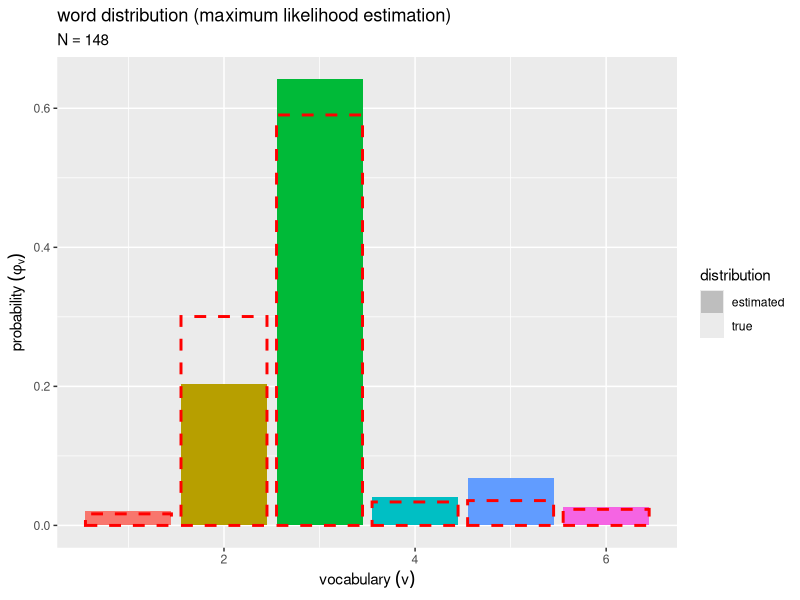

Reproduce this figure in R. (Note: this script raises an error after producing the figure.)

# chapter 2.3
# ユニグラムモデル

# 最尤推定 --------------------------------------------------------------------

# 利用パッケージ
library(tidyverse)
library(MCMCpack)
library(gganimate)

# パッケージ名の省略用
library(ggplot2)


# 文書データの簡易生成 --------------------------------------------------------------

### ・真のパラメータの設定 -----

# 文書数を指定
D <- 10

# 語彙数を指定
V <- 6

# 単語分布のハイパーパラメータを指定
true_beta   <- 1
true_beta_v <- rep(true_beta, times = V)

# 単語分布のパラメータを生成
#true_phi_v <- rep(1/V, times = V) # 一様パラメータの場合
true_phi_v <- MCMCpack::rdirichlet(n = 1, alpha = true_beta_v) |> # 多様パラメータの場合
  as.vector()


### ・文書データの生成 -----

# 各文書の単語数を生成
N_d <- sample(x = 10:20, size = D) # 下限・上限を指定

# 文書データを生成
N_dv <- matrix(NA, nrow = D, ncol = V)
for(d in 1:D) { 
  
  # 各語彙の出現回数を生成
  N_dv[d, ] <- rmultinom(n = 1, size = N_d[d], prob = true_phi_v) |> # (多項乱数)
    as.vector()
  
  # 途中経過を表示
  print(paste0("document: ", d, ", words: ", N_d[d]))
}


# パラメータの推定 ----------------------------------------------------------------

### ・データの集計 -----

# 文書数を取得
D <- nrow(N_dv)

# 語彙数を取得
V <- ncol(N_dv)

# 全文書の単語数を取得
N <- sum(N_dv)

# 各文書の単語数を取得
N_d <- rowSums(N_dv)

# 各語彙の出現回数を取得
N_v <- colSums(N_dv)


### ・最尤推定 -----

# 単語分布のパラメータを計算:式(2.4)
phi_v <- N_v / N


# 推定結果の可視化 ----------------------------------------------------------------

### ・分布の作図 -----

# 推定した単語分布を格納
phi_df <- tibble::tibble(
  v    = 1:V, 
  prob = phi_v
)

# 真の単語分布を格納
true_phi_df <- tibble::tibble(
  v    = 1:V, 
  prob = true_phi_v
)

# ラベル用の文字列を作成
param_label <- paste0(
  "N == ", N
)

# 凡例用の設定を格納
linetype_lt <- list(
  fill  = c("gray", NA), 
  color = c(NA, "red")
)

# 単語分布を作図
ggplot() + 
  geom_bar(data = phi_df, 
           mapping = aes(x = v, y = prob, fill = factor(v), linetype = "estimated"), 
           stat = "identity") + # 推定した分布
  geom_bar(data = true_phi_df, 
           mapping = aes(x = v, y = prob, linetype = "true"), 
           stat = "identity", show.legend = FALSE, 
           fill = NA, color = "red", linewidth = 1) + # 真の分布
  scale_linetype_manual(breaks = c("estimated", "true"), 
                        values = c("solid", "dashed"), 
                        labels = c("estimated", "true"), 
                        name = "distribution") + # 凡例の表示用
  guides(fill = "none", 
         linetype = guide_legend(override.aes = linetype_lt)) + # 凡例の体裁
  labs(title = "word distribution (maximum likelihood estimation)", 
       subtitle = parse(text = param_label), 
       x = expression(vocabulary ~ (v)), 
       y = expression(probability ~ (phi[v])))


# 推定への影響の可視化 --------------------------------------------------------------

### ・データ数の影響 -----

# 文書ごとに単語集合を作成
w_lt <- list() # リストを初期化
for(d in 1:D) {
  
  # 語彙の出現フラグを作成
  flag_vec <- N_dv[d, ] > 0
  
  # 語彙番号を作成
  v_vec <- mapply(
    FUN = \(v, n) {rep(v, times = n)}, 
    (1:V)[flag_vec], 
    N_dv[d, flag_vec]
  ) |> 
    unlist()
  
  # 語彙番号を割当
  w_n <- sample(x = v_vec, size = N_d[d], replace = FALSE) # 単語集合
  
  # 単語集合を格納
  w_lt[[d]] <- w_n
}


# 語彙番号を取得
w_i <- w_lt |> 
  unlist()

# 語彙頻度を集計
anim_phi_df <- tidyr::expand_grid(
  i = 0:N, # データ番号
  v = 1:V  # 語彙番号
) |> # 全ての組み合わせを作成
  dplyr::left_join(
    tibble::tibble(
      i = 0:N,        # データ番号
      v = c(NA, w_i), # 語彙番号
      freq = 1 # 語彙頻度の集計用
    ), 
    by = c("i", "v")
  ) |> # サンプルを結合
  dplyr::mutate(
    freq = freq |> 
      tidyr::replace_na(replace = 0) |> # 未観測を頻度0に置換
      cumsum(), # 語彙頻度を集計
    .by = v
  ) |> 
  dplyr::mutate(
    prob  = freq / i # 確率
  )

# サンプルを格納
anim_w_df <- tibble::tibble(
  i = 0:N,        # データ番号
  v = c(NA, w_i), # 語彙番号
  KL = anim_phi_df |> 
    dplyr::reframe(
      KL = sum(true_phi_v * (log(true_phi_v) - log(prob))),  .by = i # 真のパラメータとのKL情報量を計算
    ) |> 
    dplyr::pull(KL), 
  label = paste0(
    "list(", 
    "N == ", i, ", ", 
    "KL(list(phi[truth], phi[ML])) == ", round(KL, digits = 5), 
    ")"
  )
)


# 単語分布の推移のアニメーションを作図
anim <- ggplot() + 
  geom_bar(data = anim_phi_df, 
           mapping = aes(x = v, y = prob, fill = factor(v), linetype = "estimated"), 
           stat = "identity") + # 推定した分布
  geom_bar(data = true_phi_df, 
           mapping = aes(x = v, y = prob, linetype = "true"), 
           stat = "identity", show.legend = FALSE, 
           fill = NA, color = "red", linewidth = 1) + # 真の分布
  geom_point(data = anim_w_df, 
             mapping = aes(x = v, y = 0), na.rm = TRUE, 
             color = "orange", size = 5) + # 観測した語彙
  geom_text(data = anim_w_df, 
            mapping = aes(x = -Inf, y = Inf, label = label), 
            parse = TRUE, hjust = 0, vjust = -0.5) + # データ数ラベル:(subtitleの代用)
  gganimate::transition_manual(frames = i) + # フレーム制御
  scale_linetype_manual(breaks = c("estimated", "true"), 
                        values = c("solid", "dashed"), 
                        labels = c("estimated", "true"), 
                        name = "distribution") + # 凡例の表示用
  coord_cartesian(clip = "off") + # (ラベル表示用の設定)
  guides(fill = "none", 
         linetype = guide_legend(override.aes = linetype_lt)) + 
  labs(title = "word distribution (maximum likelihood estimation)", 
       subtitle = "", # (ラベル表示用の空行)
       x = expression(vocabulary ~ (v)), 
       y = expression(probability ~ (phi[v])))

# 動画を作成
gganimate::animate(
  plot = anim, nframes = N+1, fps = 10, width = 8, height = 6, units = "in", res = 100, 
  renderer = gganimate::av_renderer(file = "figure/ch2/ch2_3_word_dist.mp4")
)


# KL情報量の推移の作図
ggplot() + 
  geom_line(data = anim_w_df, 
            mapping = aes(x = i, y = KL), na.rm = TRUE) + # KL情報量
  labs(title = "KL divergence (maximum likelihood estimation)", 
       x = expression(number~of~data ~ (N)), 
       y = expression(value ~ (KL(list(phi[truth], phi[ML])))))
